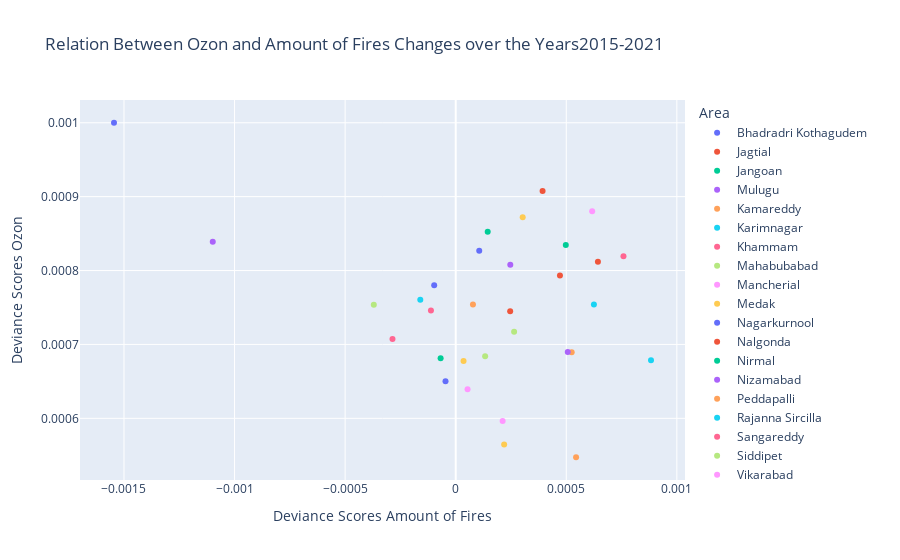

Notebook code for this chart:
### Code cell
os.chdir('c:\\Users\\Jesse\\OneDrive\\Documenten\\Master BAOR\\Thesis\\GitHub\\dicra\\analytics\\sandbox\\notebooks\\crop_fires\\DPPD_Jesse\\Ozon')
Ozon_df = pd.read_csv('Ozon_years_district.csv', index_col=0)
df = correlation(Ozon_df, 2015, 2021, 'Ozon', district_boundaries, 'Dist_Name', 'district')

### Figure 1 — Plotly figure (JSON) as saved in the notebook; plotly's stock layout.template omitted (floating-point values rounded to 4 significant figures)
{"data": [{"hovertemplate": "Area=Bhadradri Kothagudem<br>Deviance Scores Amount of Fires=%{x}<br>Deviance Scores Ozon=%{y}<extra></extra>", "legendgroup": "Bhadradri Kothagudem", "marker": {"color": "#636efa", "symbol": "circle"}, "mode": "markers", "name": "Bhadradri Kothagudem", "orientation": "v", "showlegend": true, "type": "scatter", "x": [-0.001545], "xaxis": "x", "y": [0.001], "yaxis": "y"}, {"hovertemplate": "Area=Jagtial<br>Deviance Scores Amount of Fires=%{x}<br>Deviance Scores Ozon=%{y}<extra></extra>", "legendgroup": "Jagtial", "marker": {"color": "#EF553B", "symbol": "circle"}, "mode": "markers", "name": "Jagtial", "orientation": "v", "showlegend": true, "type": "scatter", "x": [0.0002462], "xaxis": "x", "y": [0.0007451], "yaxis": "y"}, {"hovertemplate": "Area=Jangoan<br>Deviance Scores Amount of Fires=%{x}<br>Deviance Scores Ozon=%{y}<extra></extra>", "legendgroup": "Jangoan", "marker": {"color": "#00cc96", "symbol": "circle"}, "mode": "markers", "name": "Jangoan", "orientation": "v", "showlegend": true, "type": "scatter", "x": [0.0001447], "xaxis": "x", "y": [0.0008526], "yaxis": "y"}, {"hovertemplate": "Area=Mulugu<br>Deviance Scores Amount of Fires=%{x}<br>Deviance Scores Ozon=%{y}<extra></extra>", "legendgroup": "Mulugu", "marker": {"color": "#ab63fa", "symbol": "circle"}, "mode": "markers", "name": "Mulugu", "orientation": "v", "showlegend": true, "type": "scatter", "x": [-0.001099], "xaxis": "x", "y": [0.0008388], "yaxis": "y"}, {"hovertemplate": "Area=Kamareddy<br>Deviance Scores Amount of Fires=%{x}<br>Deviance Scores Ozon=%{y}<extra></extra>", "legendgroup": "Kamareddy", "marker": {"color": "#FFA15A", "symbol": "circle"}, "mode": "markers", "name": "Kamareddy", "orientation": "v", "showlegend": true, "type": "scatter", "x": [0.0005245], "xaxis": "x", "y": [0.0006895], "yaxis": "y"}, {"hovertemplate": "Area=Karimnagar<br>Deviance Scores Amount of Fires=%{x}<br>Deviance Scores Ozon=%{y}<extra></extra>", "legendgroup": "Karimnagar", "marker": {"color": "#19d3f3", "symbol": "circle"}, "mode": "markers", "name": "Karimnagar", "orientation": "v", "showlegend": true, "type": "scatter", "x": [0.0008831], "xaxis": "x", "y": [0.0006785], "yaxis": "y"}, {"hovertemplate": "Area=Khammam<br>Deviance Scores Amount of Fires=%{x}<br>Deviance Scores Ozon=%{y}<extra></extra>", "legendgroup": "Khammam", "marker": {"color": "#FF6692", "symbol": "circle"}, "mode": "markers", "name": "Khammam", "orientation": "v", "showlegend": true, "type": "scatter", "x": [-0.000112], "xaxis": "x", "y": [0.0007461], "yaxis": "y"}, {"hovertemplate": "Area=Mahabubabad<br>Deviance Scores Amount of Fires=%{x}<br>Deviance Scores Ozon=%{y}<extra></extra>", "legendgroup": "Mahabubabad", "marker": {"color": "#B6E880", "symbol": "circle"}, "mode": "markers", "name": "Mahabubabad", "orientation": "v", "showlegend": true, "type": "scatter", "x": [-0.0003704], "xaxis": "x", "y": [0.0007537], "yaxis": "y"}, {"hovertemplate": "Area=Mancherial<br>Deviance Scores Amount of Fires=%{x}<br>Deviance Scores Ozon=%{y}<extra></extra>", "legendgroup": "Mancherial", "marker": {"color": "#FF97FF", "symbol": "circle"}, "mode": "markers", "name": "Mancherial", "orientation": "v", "showlegend": true, "type": "scatter", "x": [0.0002122], "xaxis": "x", "y": [0.0005964], "yaxis": "y"}, {"hovertemplate": "Area=Medak<br>Deviance Scores Amount of Fires=%{x}<br>Deviance Scores Ozon=%{y}<extra></extra>", "legendgroup": "Medak", "marker": {"color": "#FECB52", "symbol": "circle"}, "mode": "markers", "name": "Medak", "orientation": "v", "showlegend": true, "type": "scatter", "x": [3.542e-05], "xaxis": "x", "y": [0.0006777], "yaxis": "y"}, {"hovertemplate": "Area=Nagarkurnool<br>Deviance Scores Amount of Fires=%{x}<br>Deviance Scores Ozon=%{y}<extra></extra>", "legendgroup": "Nagarkurnool", "marker": {"color": "#636efa", "symbol": "circle"}, "mode": "markers", "name": "Nagarkurnool", "orientation": "v", "showlegend": true, "type": "scatter", "x": [0.0001064], "xaxis": "x", "y": [0.0008267], "yaxis": "y"}, {"hovertemplate": "Area=Nalgonda<br>Deviance Scores Amount of Fires=%{x}<br>Deviance Scores Ozon=%{y}<extra></extra>", "legendgroup": "Nalgonda", "marker": {"color": "#EF553B", "symbol": "circle"}, "mode": "markers", "name": "Nalgonda", "orientation": "v", "showlegend": true, "type": "scatter", "x": [0.0006431], "xaxis": "x", "y": [0.0008119], "yaxis": "y"}, {"hovertemplate": "Area=Nirmal<br>Deviance Scores Amount of Fires=%{x}<br>Deviance Scores Ozon=%{y}<extra></extra>", "legendgroup": "Nirmal", "marker": {"color": "#00cc96", "symbol": "circle"}, "mode": "markers", "name": "Nirmal", "orientation": "v", "showlegend": true, "type": "scatter", "x": [-6.824e-05], "xaxis": "x", "y": [0.0006813], "yaxis": "y"}, {"hovertemplate": "Area=Nizamabad<br>Deviance Scores Amount of Fires=%{x}<br>Deviance Scores Ozon=%{y}<extra></extra>", "legendgroup": "Nizamabad", "marker": {"color": "#ab63fa", "symbol": "circle"}, "mode": "markers", "name": "Nizamabad", "orientation": "v", "showlegend": true, "type": "scatter", "x": [0.0005067], "xaxis": "x", "y": [0.0006897], "yaxis": "y"}, {"hovertemplate": "Area=Peddapalli<br>Deviance Scores Amount of Fires=%{x}<br>Deviance Scores Ozon=%{y}<extra></extra>", "legendgroup": "Peddapalli", "marker": {"color": "#FFA15A", "symbol": "circle"}, "mode": "markers", "name": "Peddapalli", "orientation": "v", "showlegend": true, "type": "scatter", "x": [0.0005444], "xaxis": "x", "y": [0.0005473], "yaxis": "y"}, {"hovertemplate": "Area=Rajanna Sircilla<br>Deviance Scores Amount of Fires=%{x}<br>Deviance Scores Ozon=%{y}<extra></extra>", "legendgroup": "Rajanna Sircilla", "marker": {"color": "#19d3f3", "symbol": "circle"}, "mode": "markers", "name": "Rajanna Sircilla", "orientation": "v", "showlegend": true, "type": "scatter", "x": [-0.0001602], "xaxis": "x", "y": [0.0007605], "yaxis": "y"}, {"hovertemplate": "Area=Sangareddy<br>Deviance Scores Amount of Fires=%{x}<br>Deviance Scores Ozon=%{y}<extra></extra>", "legendgroup": "Sangareddy", "marker": {"color": "#FF6692", "symbol": "circle"}, "mode": "markers", "name": "Sangareddy", "orientation": "v", "showlegend": true, "type": "scatter", "x": [0.0007586], "xaxis": "x", "y": [0.0008193], "yaxis": "y"}, {"hovertemplate": "Area=Siddipet<br>Deviance Scores Amount of Fires=%{x}<br>Deviance Scores Ozon=%{y}<extra></extra>", "legendgroup": "Siddipet", "marker": {"color": "#B6E880", "symbol": "circle"}, "mode": "markers", "name": "Siddipet", "orientation": "v", "showlegend": true, "type": "scatter", "x": [0.0002641], "xaxis": "x", "y": [0.0007171], "yaxis": "y"}, {"hovertemplate": "Area=Vikarabad<br>Deviance Scores Amount of Fires=%{x}<br>Deviance Scores Ozon=%{y}<extra></extra>", "legendgroup": "Vikarabad", "marker": {"color": "#FF97FF", "symbol": "circle"}, "mode": "markers", "name": "Vikarabad", "orientation": "v", "showlegend": true, "type": "scatter", "x": [0.0006171], "xaxis": "x", "y": [0.0008802], "yaxis": "y"}, {"hovertemplate": "Area=Wanaparthy<br>Deviance Scores Amount of Fires=%{x}<br>Deviance Scores Ozon=%{y}<extra></extra>", "legendgroup": "Wanaparthy", "marker": {"color": "#FECB52", "symbol": "circle"}, "mode": "markers", "name": "Wanaparthy", "orientation": "v", "showlegend": true, "type": "scatter", "x": [0.0003029], "xaxis": "x", "y": [0.0008723], "yaxis": "y"}, {"hovertemplate": "Area=Warangal Rural<br>Deviance Scores Amount of Fires=%{x}<br>Deviance Scores Ozon=%{y}<extra></extra>", "legendgroup": "Warangal Rural", "marker": {"color": "#636efa", "symbol": "circle"}, "mode": "markers", "name": "Warangal Rural", "orientation": "v", "showlegend": true, "type": "scatter", "x": [-9.729e-05], "xaxis": "x", "y": [0.0007802], "yaxis": "y"}, {"hovertemplate": "Area=Warangal Urban<br>Deviance Scores Amount of Fires=%{x}<br>Deviance Scores Ozon=%{y}<extra></extra>", "legendgroup": "Warangal Urban", "marker": {"color": "#EF553B", "symbol": "circle"}, "mode": "markers", "name": "Warangal Urban", "orientation": "v", "showlegend": true, "type": "scatter", "x": [0.0004714], "xaxis": "x", "y": [0.0007933], "yaxis": "y"}, {"hovertemplate": "Area=Yadadri Bhuvanagiri<br>Deviance Scores Amount of Fires=%{x}<br>Deviance Scores Ozon=%{y}<extra></extra>", "legendgroup": "Yadadri Bhuvanagiri", "marker": {"color": "#00cc96", "symbol": "circle"}, "mode": "markers", "name": "Yadadri Bhuvanagiri", "orientation": "v", "showlegend": true, "type": "scatter", "x": [0.0004978], "xaxis": "x", "y": [0.0008345], "yaxis": "y"}, {"hovertemplate": "Area=Narayanpet<br>Deviance Scores Amount of Fires=%{x}<br>Deviance Scores Ozon=%{y}<extra></extra>", "legendgroup": "Narayanpet", "marker": {"color": "#ab63fa", "symbol": "circle"}, "mode": "markers", "name": "Narayanpet", "orientation": "v", "showlegend": true, "type": "scatter", "x": [0.0002468], "xaxis": "x", "y": [0.0008077], "yaxis": "y"}, {"hovertemplate": "Area=Jogulamba Gadwal<br>Deviance Scores Amount of Fires=%{x}<br>Deviance Scores Ozon=%{y}<extra></extra>", "legendgroup": "Jogulamba Gadwal", "marker": {"color": "#FFA15A", "symbol": "circle"}, "mode": "markers", "name": "Jogulamba Gadwal", "orientation": "v", "showlegend": true, "type": "scatter", "x": [7.803e-05], "xaxis": "x", "y": [0.0007539], "yaxis": "y"}, {"hovertemplate": "Area=Rangareddy<br>Deviance Scores Amount of Fires=%{x}<br>Deviance Scores Ozon=%{y}<extra></extra>", "legendgroup": "Rangareddy", "marker": {"color": "#19d3f3", "symbol": "circle"}, "mode": "markers", "name": "Rangareddy", "orientation": "v", "showlegend": true, "type": "scatter", "x": [0.0006249], "xaxis": "x", "y": [0.0007541], "yaxis": "y"}, {"hovertemplate": "Area=Suryapet<br>Deviance Scores Amount of Fires=%{x}<br>Deviance Scores Ozon=%{y}<extra></extra>", "legendgroup": "Suryapet", "marker": {"color": "#FF6692", "symbol": "circle"}, "mode": "markers", "name": "Suryapet", "orientation": "v", "showlegend": true, "type": "scatter", "x": [-0.0002858], "xaxis": "x", "y": [0.0007072], "yaxis": "y"}, {"hovertemplate": "Area=Medchal Malkajgiri<br>Deviance Scores Amount of Fires=%{x}<br>Deviance Scores Ozon=%{y}<extra></extra>", "legendgroup": "Medchal Malkajgiri", "marker": {"color": "#B6E880", "symbol": "circle"}, "mode": "markers", "name": "Medchal Malkajgiri", "orientation": "v", "showlegend": true, "type": "scatter", "x": [0.0001332], "xaxis": "x", "y": [0.000684], "yaxis": "y"}, {"hovertemplate": "Area=Adilabad<br>Deviance Scores Amount of Fires=%{x}<br>Deviance Scores Ozon=%{y}<extra></extra>", "legendgroup": "Adilabad", "marker": {"color": "#FF97FF", "symbol": "circle"}, "mode": "markers", "name": "Adilabad", "orientation": "v", "showlegend": true, "type": "scatter", "x": [5.357e-05], "xaxis": "x", "y": [0.0006394], "yaxis": "y"}, {"hovertemplate": "Area=Kumurambheem Asifabad<br>Deviance Scores Amount of Fires=%{x}<br>Deviance Scores Ozon=%{y}<extra></extra>", "legendgroup": "Kumurambheem Asifabad", "marker": {"color": "#FECB52", "symbol": "circle"}, "mode": "markers", "name": "Kumurambheem Asifabad", "orientation": "v", "showlegend": true, "type": "scatter", "x": [0.000219], "xaxis": "x", "y": [0.0005646], "yaxis": "y"}, {"hovertemplate": "Area=Jayashankar Bhupalpally<br>Deviance Scores Amount of Fires=%{x}<br>Deviance Scores Ozon=%{y}<extra></extra>", "legendgroup": "Jayashankar Bhupalpally", "marker": {"color": "#636efa", "symbol": "circle"}, "mode": "markers", "name": "Jayashankar Bhupalpally", "orientation": "v", "showlegend": true, "type": "scatter", "x": [-4.612e-05], "xaxis": "x", "y": [0.0006503], "yaxis": "y"}, {"hovertemplate": "Area=Mahabubnagar<br>Deviance Scores Amount of Fires=%{x}<br>Deviance Scores Ozon=%{y}<extra></extra>", "legendgroup": "Mahabubnagar", "marker": {"color": "#EF553B", "symbol": "circle"}, "mode": "markers", "name": "Mahabubnagar", "orientation": "v", "showlegend": true, "type": "scatter", "x": [0.0003928], "xaxis": "x", "y": [0.0009077], "yaxis": "y"}], "layout": {"legend": {"title": {"text": "Area"}, "tracegroupgap": 0}, "title": {"text": "Relation Between Ozon and Amount of Fires Changes over the Years2015-2021"}, "xaxis": {"anchor": "y", "domain": [0, 1], "title": {"text": "Deviance Scores Amount of Fires"}}, "yaxis": {"anchor": "x", "domain": [0, 1], "title": {"text": "Deviance Scores Ozon"}}}}
